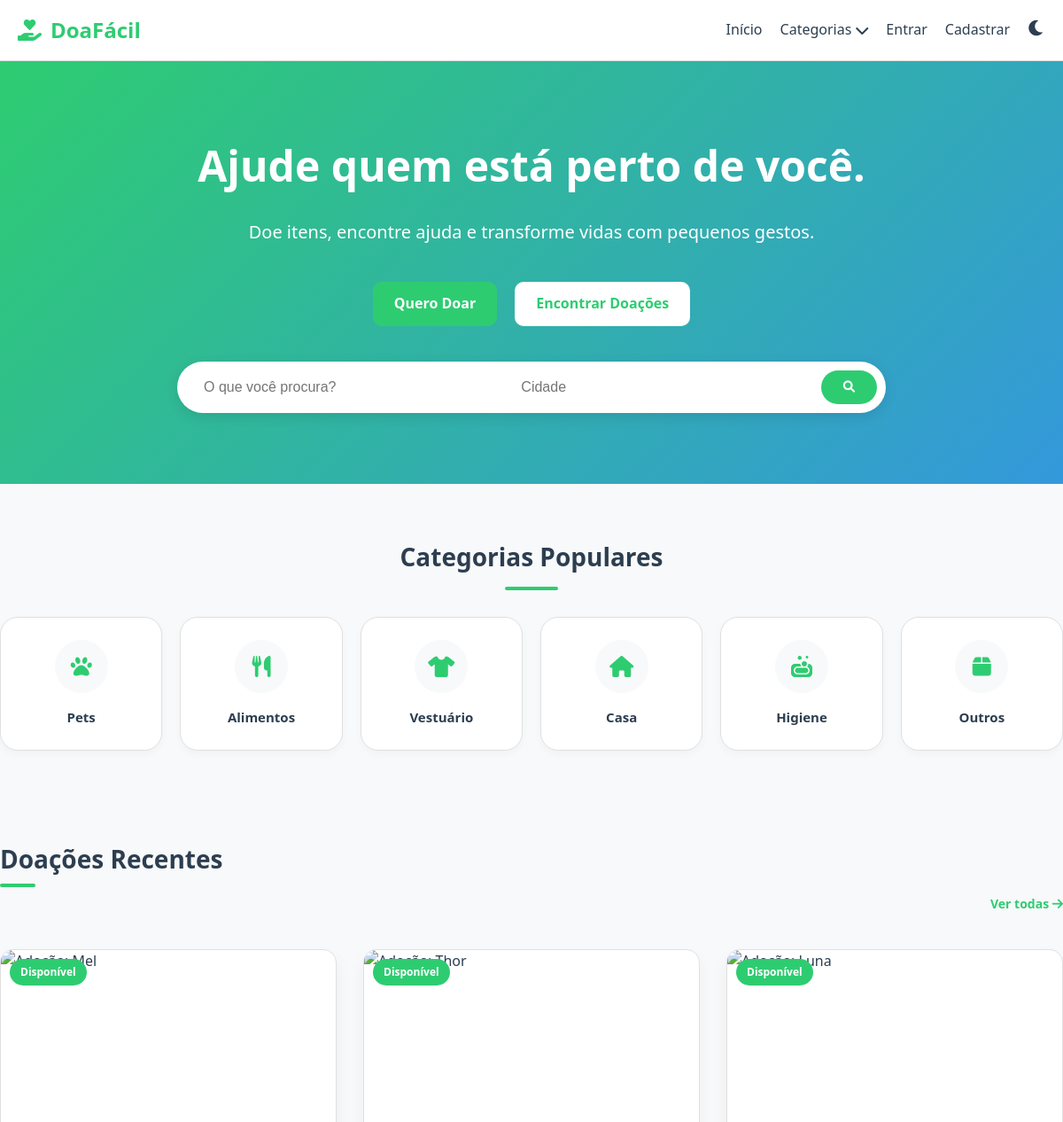
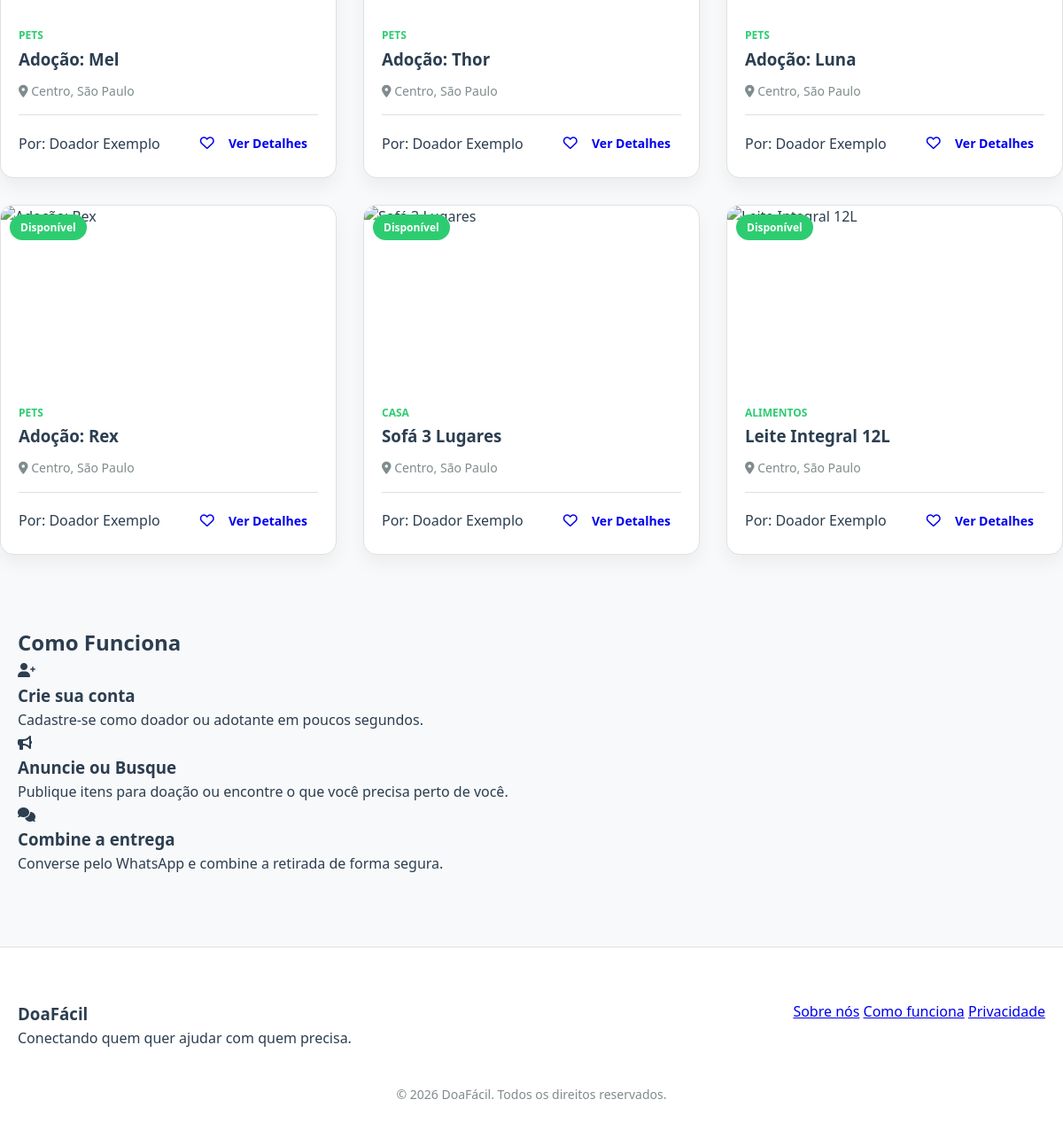
The page / on the database its author committed (2 pictures, top to bottom).
### modelos.py (models this page shows)
class Categoria(db.Model):
    id = db.Column(db.Integer, primary_key=True)
    nome = db.Column(db.String(50), nullable=False, unique=True)
    subcategorias = db.relationship('Subcategoria', backref='categoria', lazy=True)

class Doacao(db.Model):
    id = db.Column(db.Integer, primary_key=True)
    titulo = db.Column(db.String(100), nullable=False)
    descricao = db.Column(db.Text, nullable=False)
    categoria_id = db.Column(db.Integer, db.ForeignKey('categoria.id'), nullable=False)
    subcategoria_id = db.Column(db.Integer, db.ForeignKey('subcategoria.id'), nullable=False)
    cidade = db.Column(db.String(100), nullable=False)
    bairro = db.Column(db.String(100), nullable=False)
    whatsapp = db.Column(db.String(20), nullable=False)
    imagem = db.Column(db.String(200), nullable=True)
    condicao = db.Column(db.String(50), nullable=True)
    status = db.Column(db.String(20), default='Disponível') # 'Disponível', 'Reservado', 'Doado'
    data_criacao = db.Column(db.DateTime, default=datetime.utcnow)
    doador_id = db.Column(db.Integer, db.ForeignKey('usuario.id'), nullable=False)
    categoria = db.relationship('Categoria', backref=db.backref('doacoes_list', lazy=True))
    subcategoria = db.relationship('Subcategoria', backref=db.backref('doacoes_list', lazy=True))
    pet_detalhes = db.relationship('PetDetalhes', backref='doacao', uselist=False, cascade="all, delete-orphan")
    solicitacoes = db.relationship('Solicitacao', backref='doacao', lazy=True, cascade="all, delete-orphan")
    favoritados = db.relationship('Favorito', backref='doacao', lazy=True, cascade="all, delete-orphan")

class Usuario(db.Model, UserMixin):
    id = db.Column(db.Integer, primary_key=True)
    nome = db.Column(db.String(100), nullable=False)
    email = db.Column(db.String(120), unique=True, nullable=False)
    senha = db.Column(db.String(200), nullable=False)
    telefone = db.Column(db.String(20), nullable=False)
    cidade = db.Column(db.String(100), nullable=False)
    bairro = db.Column(db.String(100), nullable=False)
    tipo_perfil = db.Column(db.String(20), nullable=False) # 'Doador', 'Adotante' ou 'Admin'
    tipo_doador = db.Column(db.String(20), nullable=True) # 'Pessoa Física' ou 'Instituição'
    imagem_perfil = db.Column(db.String(200), nullable=True)
    doacoes = db.relationship('Doacao', backref='doador', lazy=True)
    favoritos = db.relationship('Favorito', backref='usuario', lazy=True)
    solicitacoes = db.relationship('Solicitacao', backref='solicitante', lazy=True)

### app.py (the view)
@app.route('/')
def index():
    recentes = Doacao.query.filter_by(status='Disponível').order_by(Doacao.data_criacao.desc()).limit(6).all()
    categorias = Categoria.query.all()
    return render_template('index.html', recentes=recentes, categorias=categorias)

### app.py (called while the page is built)
@app.context_processor
def inject_categories():
    return dict(todas_categorias_global=Categoria.query.all())

### templates/index.html (shortened to what this page needs)
{% extends 'base.html' %}
{% block content %}
<section class="hero">
    <div class="container hero-container">
        <div class="hero-text">
            <h1>Ajude quem está perto de você.</h1>
            <p>Doe itens, encontre ajuda e transforme vidas com pequenos gestos.</p>
            <div class="hero-actions">
                <a href="{{ url_for('nova_doacao') }}" class="btn btn-primary">Quero Doar</a>
                <a href="{{ url_for('categorias') }}" class="btn btn-secondary">Encontrar Doações</a>
            </div>
        </div>
        <div class="hero-search">
            <form action="{{ url_for('busca') }}" method="GET" class="search-form">
                <input type="text" name="q" placeholder="O que você procura?">
                <input type="text" name="cidade" placeholder="Cidade">
                <button type="submit"><i class="fas fa-search"></i></button>
            </form>
        </div>
    </div>
</section>
<section class="quick-categories container">
    <h2 class="section-title">Categorias Populares</h2>
    <div class="category-grid">
        {% for cat in categorias %}
        <a href="{{ url_for('categoria_detalhe', cat_id=cat.id) }}" class="category-card-mini">
            <div class="cat-icon-box">
                {% if cat.nome == 'Pets' %}<i class="fas fa-paw"></i>
                {% elif cat.nome == 'Alimentos' %}<i class="fas fa-utensils"></i>
                {% elif cat.nome == 'Vestuário' %}<i class="fas fa-tshirt"></i>
                {% elif cat.nome == 'Casa' %}<i class="fas fa-home"></i>
                {% elif cat.nome == 'Higiene' %}<i class="fas fa-soap"></i>
                {% else %}<i class="fas fa-box"></i>{% endif %}
            </div>
            <span>{{ cat.nome }}</span>
        </a>
        {% endfor %}
    </div>
</section>
<section class="recent-donations container">
    <div class="section-header">
        <h2 class="section-title-left">Doações Recentes</h2>
        <a href="{{ url_for('categorias') }}" class="btn-link">Ver todas <i class="fas fa-arrow-right"></i></a>
    </div>
    <div class="listings-grid">
        {% for doacao in recentes %}
        <div class="card">
            <div class="card-image">
                <span class="status-badge {{ doacao.status.lower() }}">{{ doacao.status }}</span>
            </div>
            <div class="card-content">
                <span class="card-category">{{ doacao.categoria.nome }}</span>
                <h3>{{ doacao.titulo }}</h3>
                <p class="card-location"><i class="fas fa-map-marker-alt"></i> {{ doacao.bairro }}, {{ doacao.cidade }}</p>
                <div class="card-footer">
                    <span class="donor-name">Por: {{ doacao.doador.nome }}</span>
                    <div class="card-actions">
                        <a href="{{ url_for('favoritar', doacao_id=doacao.id) }}" class="btn-fav"><i class="far fa-heart"></i></a>
                        <a href="{{ url_for('detalhes_doacao', doacao_id=doacao.id) }}" class="btn btn-small">Ver Detalhes</a>
                    </div>
                </div>
            </div>
        </div>
        {% endfor %}
    </div>
</section>
<section class="how-it-works bg-light">
    <div class="container">
        <h2 class="text-center">Como Funciona</h2>
        <div class="steps-grid">
            <div class="step">
                <i class="fas fa-user-plus"></i>
                <h3>Crie sua conta</h3>
                <p>Cadastre-se como doador ou adotante em poucos segundos.</p>
            </div>
            <div class="step">
                <i class="fas fa-bullhorn"></i>
                <h3>Anuncie ou Busque</h3>
                <p>Publique itens para doação ou encontre o que você precisa perto de você.</p>
            </div>
            <div class="step">
                <i class="fas fa-comments"></i>
                <h3>Combine a entrega</h3>
                <p>Converse pelo WhatsApp e combine a retirada de forma segura.</p>
            </div>
        </div>
    </div>
</section>
{% endblock %}

### templates/base.html (shortened to what this page needs)
<!DOCTYPE html>
<html lang="pt-br">
<head>
    <link rel="stylesheet" href="{{ url_for('static', filename='css/style.css') }}">
    <link rel="stylesheet" href="https://cdnjs.cloudflare.com/ajax/libs/font-awesome/6.0.0/css/all.min.css">
</head>
<body>
    <header>
        <nav class="navbar">
            <div class="container nav-container">
                <a href="{{ url_for('index') }}" class="logo">
                    <i class="fas fa-hand-holding-heart"></i> DoaFácil
                </a>
                <ul class="nav-menu">
                    <li><a href="{{ url_for('index') }}">Início</a></li>
                    <li class="dropdown">
                        <a href="{{ url_for('categorias') }}" class="dropbtn">Categorias <i class="fas fa-chevron-down"></i></a>
                    </li>
                    {% if current_user.is_authenticated %}
                        {% if current_user.tipo_perfil == 'Doador' %}
                            <li><a href="{{ url_for('nova_doacao') }}" class="btn-donate">Quero Doar</a></li>
                            <li><a href="{{ url_for('painel_doador') }}">Painel</a></li>
                        {% elif current_user.tipo_perfil == 'Admin' %}
                            <li><a href="{{ url_for('painel_admin') }}">Painel Admin</a></li>
                        {% else %}
                            <li><a href="{{ url_for('painel_adotante') }}">Painel</a></li>
                        {% endif %}
                        <li><a href="{{ url_for('logout') }}"><i class="fas fa-sign-out-alt"></i> Sair</a></li>
                    {% else %}
                        <li><a href="{{ url_for('login') }}">Entrar</a></li>
                        <li><a href="{{ url_for('cadastro') }}" class="btn-register">Cadastrar</a></li>
                    {% endif %}
                    <li>
                        <button id="theme-toggle" class="theme-btn">
                            <i class="fas fa-moon"></i>
                        </button>
                    </li>
                </ul>
            </div>
        </nav>
    </header>
    <main>
        {% block content %}{% endblock %}
    </main>
    <footer>
        <div class="container footer-content">
            <div class="footer-info">
                <h3>DoaFácil</h3>
                <p>Conectando quem quer ajudar com quem precisa.</p>
            </div>
            <div class="footer-links">
                <a href="{{ url_for('sobre') }}">Sobre nós</a>
                <a href="{{ url_for('como_funciona') }}">Como funciona</a>
                <a href="{{ url_for('privacidade') }}">Privacidade</a>
            </div>
        </div>
        <div class="footer-bottom">
            <p>&copy; 2026 DoaFácil. Todos os direitos reservados.</p>
        </div>
    </footer>
</body>
</html>

### rows shown on the page
Categoria: nome "Pets"
Categoria: nome "Alimentos"
Categoria: nome "Vestuário"
Categoria: nome "Casa"
Categoria: nome "Higiene"
Categoria: nome "Outros"
Doacao: status "Disponível", categoria.nome "PETS", titulo "Adoção: Mel", bairro "Centro", cidade "São Paulo", doador.nome "Doador Exemplo"
Doacao: status "Disponível", categoria.nome "PETS", titulo "Adoção: Thor", bairro "Centro", cidade "São Paulo", doador.nome "Doador Exemplo"
Doacao: status "Disponível", categoria.nome "PETS", titulo "Adoção: Luna", bairro "Centro", cidade "São Paulo", doador.nome "Doador Exemplo"
Doacao: status "Disponível", categoria.nome "PETS", titulo "Adoção: Rex", bairro "Centro", cidade "São Paulo", doador.nome "Doador Exemplo"
Doacao: status "Disponível", categoria.nome "CASA", titulo "Sofá 3 Lugares", bairro "Centro", cidade "São Paulo", doador.nome "Doador Exemplo"
Doacao: status "Disponível", categoria.nome "ALIMENTOS", titulo "Leite Integral 12L", bairro "Centro", cidade "São Paulo", doador.nome "Doador Exemplo"
